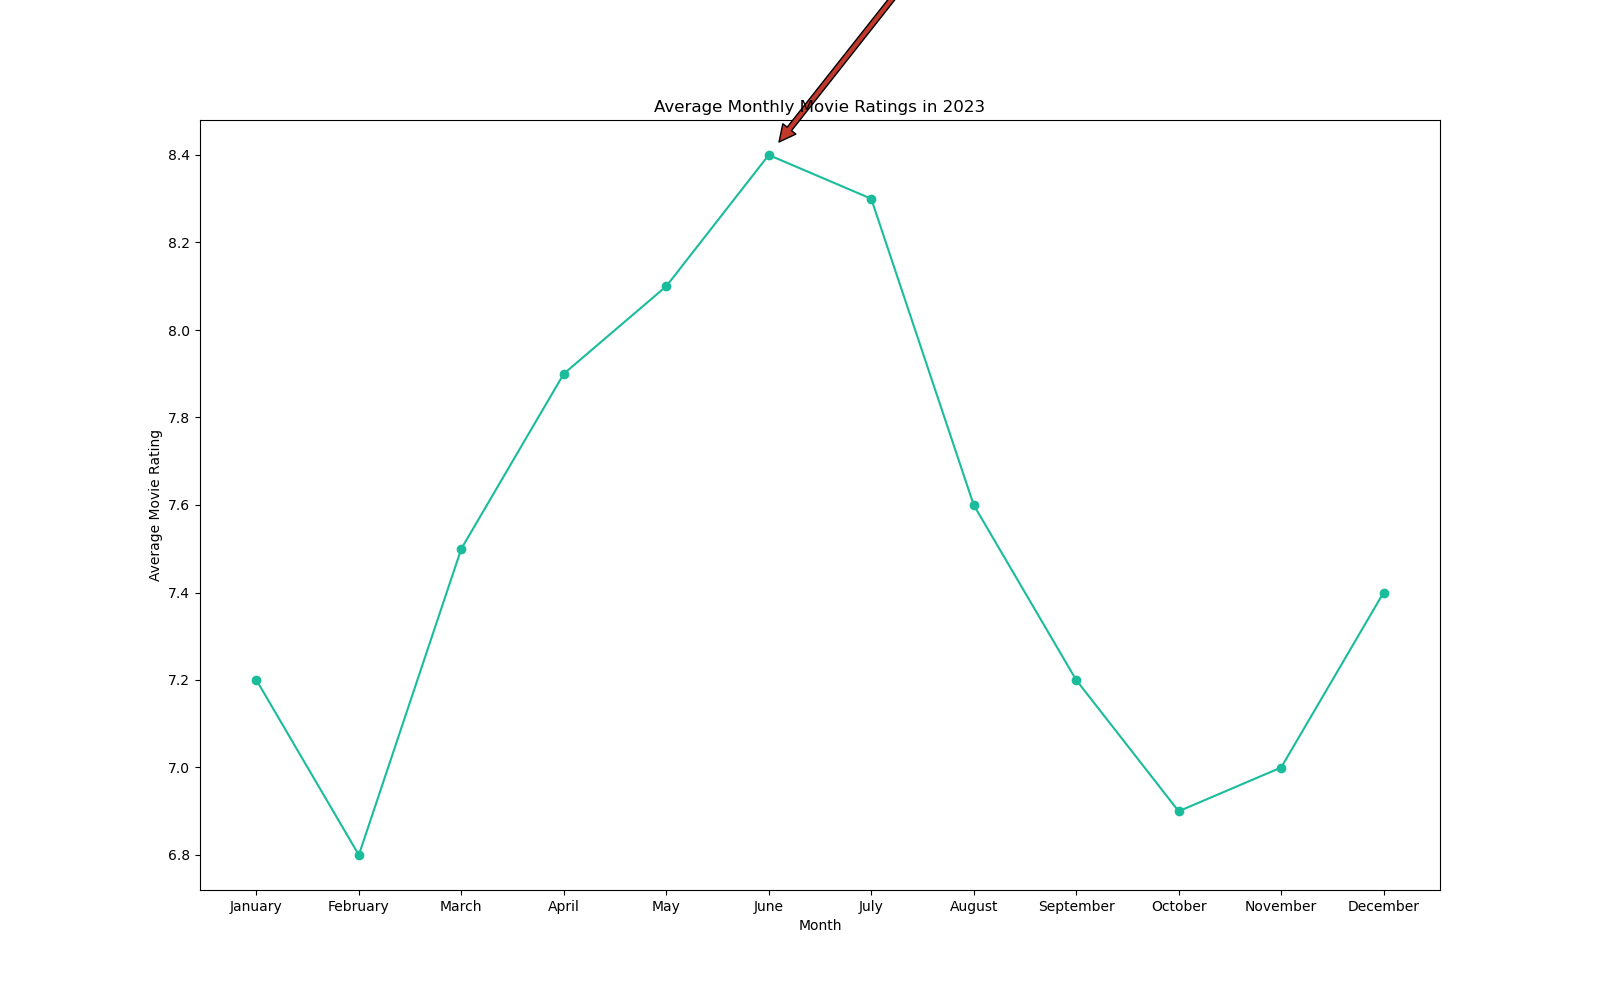

Python code for this plot:

import matplotlib.pyplot as plt

# Data points
months = ["January", "February", "March", "April", "May", "June",
          "July", "August", "September", "October", "November", "December"]
average_ratings = [7.2, 6.8, 7.5, 7.9, 8.1, 8.4, 8.3, 7.6, 7.2, 6.9, 7.0, 7.4]

plt.figure(figsize=(16, 10))  # Adjust width and height of the chart
plt.plot(months, average_ratings, marker='o', linestyle='-', color='#1abc9c')  # Specific hex color

# Annotation for the highest rating
plt.annotate('Highest Rating', xy=('June', 8.4), xytext=('August', 9.0),
             arrowprops=dict(facecolor='#c0392b', shrink=0.05))

# Adding labels and title
plt.xlabel('Month')
plt.ylabel('Average Movie Rating')
plt.title('Average Monthly Movie Ratings in 2023')

# Showing the plot
plt.show()
